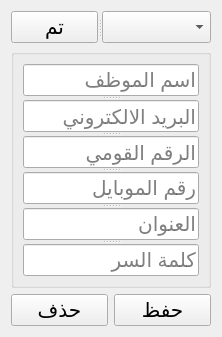
            <widget class="QWidget" name="tab_16">
             <attribute name="title">
              <string>بيانات موظف</string>
             </attribute>
             <layout class="QVBoxLayout" name="verticalLayout_34">
              <item>
               <layout class="QVBoxLayout" name="verticalLayout_33">
                <item>
                 <widget class="QSplitter" name="splitter_6">
                  <property name="orientation">
                   <enum>Qt::Horizontal</enum>
                  </property>
                  <widget class="QPushButton" name="pushButton_24">
                   <property name="font">
                    <font>
                     <pointsize>15</pointsize>
                    </font>
                   </property>
                   <property name="text">
                    <string>تم</string>
                   </property>
                  </widget>
                  <widget class="QComboBox" name="comboBox_13">
                   <property name="font">
                    <font>
                     <pointsize>15</pointsize>
                    </font>
                   </property>
                  </widget>
                 </widget>
                </item>
                <item>
                 <widget class="QGroupBox" name="groupBox_5">
                  <property name="title">
                   <string/>
                  </property>
                  <layout class="QVBoxLayout" name="verticalLayout_32">
                   <item>
                    <widget class="QSplitter" name="splitter_5">
                     <property name="orientation">
                      <enum>Qt::Vertical</enum>
                     </property>
                     <widget class="QLineEdit" name="lineEdit_30">
                      <property name="font">
                       <font>
                        <pointsize>15</pointsize>
                       </font>
                      </property>
                      <property name="layoutDirection">
                       <enum>Qt::RightToLeft</enum>
                      </property>
                      <property name="placeholderText">
                       <string>اسم الموظف</string>
                      </property>
                     </widget>
                     <widget class="QLineEdit" name="lineEdit_29">
                      <property name="font">
                       <font>
                        <pointsize>15</pointsize>
                       </font>
                      </property>
                      <property name="layoutDirection">
                       <enum>Qt::RightToLeft</enum>
                      </property>
                      <property name="placeholderText">
                       <string>البريد الالكتروني</string>
                      </property>
                     </widget>
                     <widget class="QLineEdit" name="lineEdit_28">
                      <property name="enabled">
                       <bool>true</bool>
                      </property>
                      <property name="font">
                       <font>
                        <pointsize>15</pointsize>
                       </font>
                      </property>
                      <property name="layoutDirection">
                       <enum>Qt::RightToLeft</enum>
                      </property>
                      <property name="placeholderText">
                       <string>الرقم القومي</string>
                      </property>
                     </widget>
                     <widget class="QLineEdit" name="lineEdit_32">
                      <property name="font">
                       <font>
                        <pointsize>15</pointsize>
                       </font>
                      </property>
                      <property name="layoutDirection">
                       <enum>Qt::RightToLeft</enum>
                      </property>
                      <property name="placeholderText">
                       <string>رقم الموبايل</string>
                      </property>
                     </widget>
                     <widget class="QLineEdit" name="lineEdit_33">
                      <property name="font">
                       <font>
                        <pointsize>15</pointsize>
                       </font>
                      </property>
                      <property name="layoutDirection">
                       <enum>Qt::RightToLeft</enum>
                      </property>
                      <property name="placeholderText">
                       <string>العنوان</string>
                      </property>
                     </widget>
                     <widget class="QLineEdit" name="lineEdit_31">
                      <property name="font">
                       <font>
                        <pointsize>15</pointsize>
                       </font>
                      </property>
                      <property name="layoutDirection">
                       <enum>Qt::RightToLeft</enum>
                      </property>
                      <property name="echoMode">
                       <enum>QLineEdit::Password</enum>
                      </property>
                      <property name="placeholderText">
                       <string>كلمة السر</string>
                      </property>
                     </widget>
                    </widget>
                   </item>
                  </layout>
                 </widget>
                </item>
                <item>
                 <layout class="QHBoxLayout" name="horizontalLayout_19">
                  <item>
                   <widget class="QPushButton" name="pushButton_42">
                    <property name="font">
                     <font>
                      <pointsize>15</pointsize>
                     </font>
                    </property>
                    <property name="text">
                     <string>حذف</string>
                    </property>
                   </widget>
                  </item>
                  <item>
                   <widget class="QPushButton" name="pushButton_43">
                    <property name="font">
                     <font>
                      <pointsize>15</pointsize>
                     </font>
                    </property>
                    <property name="text">
                     <string>حفظ</string>
                    </property>
                   </widget>
                  </item>
                 </layout>
                </item>
               </layout>
              </item>
             </layout>
            </widget>
